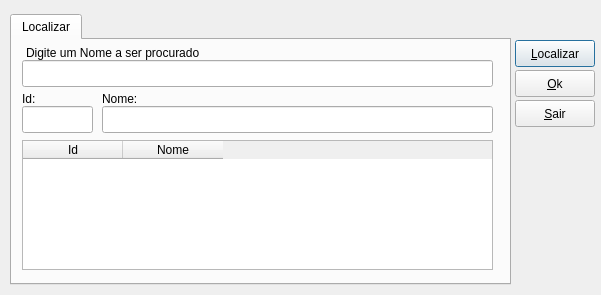
<?xml version="1.0" encoding="UTF-8"?>
<ui version="4.0">
 <class>FrmLocalizar</class>
 <widget class="QDialog" name="FrmLocalizar">
  <property name="geometry">
   <rect>
    <x>0</x>
    <y>0</y>
    <width>601</width>
    <height>295</height>
   </rect>
  </property>
  <property name="windowTitle">
   <string>Dialog</string>
  </property>
  <widget class="QTabWidget" name="tabWidget">
   <property name="geometry">
    <rect>
     <x>10</x>
     <y>14</y>
     <width>501</width>
     <height>271</height>
    </rect>
   </property>
   <property name="currentIndex">
    <number>0</number>
   </property>
   <widget class="QWidget" name="tab">
    <attribute name="title">
     <string>Localizar</string>
    </attribute>
    <widget class="QLineEdit" name="edt_localizar">
     <property name="geometry">
      <rect>
       <x>10</x>
       <y>20</y>
       <width>471</width>
       <height>27</height>
      </rect>
     </property>
    </widget>
    <widget class="QLineEdit" name="edt_id">
     <property name="geometry">
      <rect>
       <x>10</x>
       <y>66</y>
       <width>71</width>
       <height>27</height>
      </rect>
     </property>
    </widget>
    <widget class="QLineEdit" name="edt_nome">
     <property name="geometry">
      <rect>
       <x>90</x>
       <y>66</y>
       <width>391</width>
       <height>27</height>
      </rect>
     </property>
    </widget>
    <widget class="QLabel" name="label">
     <property name="geometry">
      <rect>
       <x>14</x>
       <y>4</y>
       <width>231</width>
       <height>17</height>
      </rect>
     </property>
     <property name="text">
      <string>Digite um Nome a ser procurado</string>
     </property>
    </widget>
    <widget class="QLabel" name="label_2">
     <property name="geometry">
      <rect>
       <x>10</x>
       <y>50</y>
       <width>67</width>
       <height>17</height>
      </rect>
     </property>
     <property name="text">
      <string>Id:</string>
     </property>
    </widget>
    <widget class="QLabel" name="label_3">
     <property name="geometry">
      <rect>
       <x>90</x>
       <y>50</y>
       <width>67</width>
       <height>17</height>
      </rect>
     </property>
     <property name="text">
      <string>Nome:</string>
     </property>
    </widget>
    <widget class="QTableWidget" name="grd_localizar">
     <property name="geometry">
      <rect>
       <x>10</x>
       <y>100</y>
       <width>471</width>
       <height>130</height>
      </rect>
     </property>
     <attribute name="verticalHeaderVisible">
      <bool>false</bool>
     </attribute>
     <column>
      <property name="text">
       <string>Id</string>
      </property>
     </column>
     <column>
      <property name="text">
       <string>Nome</string>
      </property>
     </column>
    </widget>
   </widget>
  </widget>
  <widget class="QPushButton" name="btn_localizar">
   <property name="geometry">
    <rect>
     <x>515</x>
     <y>40</y>
     <width>80</width>
     <height>27</height>
    </rect>
   </property>
   <property name="text">
    <string>&amp;Localizar</string>
   </property>
  </widget>
  <widget class="QPushButton" name="pushButton_2">
   <property name="geometry">
    <rect>
     <x>515</x>
     <y>70</y>
     <width>80</width>
     <height>27</height>
    </rect>
   </property>
   <property name="text">
    <string>&amp;Ok</string>
   </property>
  </widget>
  <widget class="QPushButton" name="pushButton_3">
   <property name="geometry">
    <rect>
     <x>515</x>
     <y>100</y>
     <width>80</width>
     <height>27</height>
    </rect>
   </property>
   <property name="text">
    <string>&amp;Sair</string>
   </property>
  </widget>
 </widget>
 <resources/>
 <connections/>
</ui>
